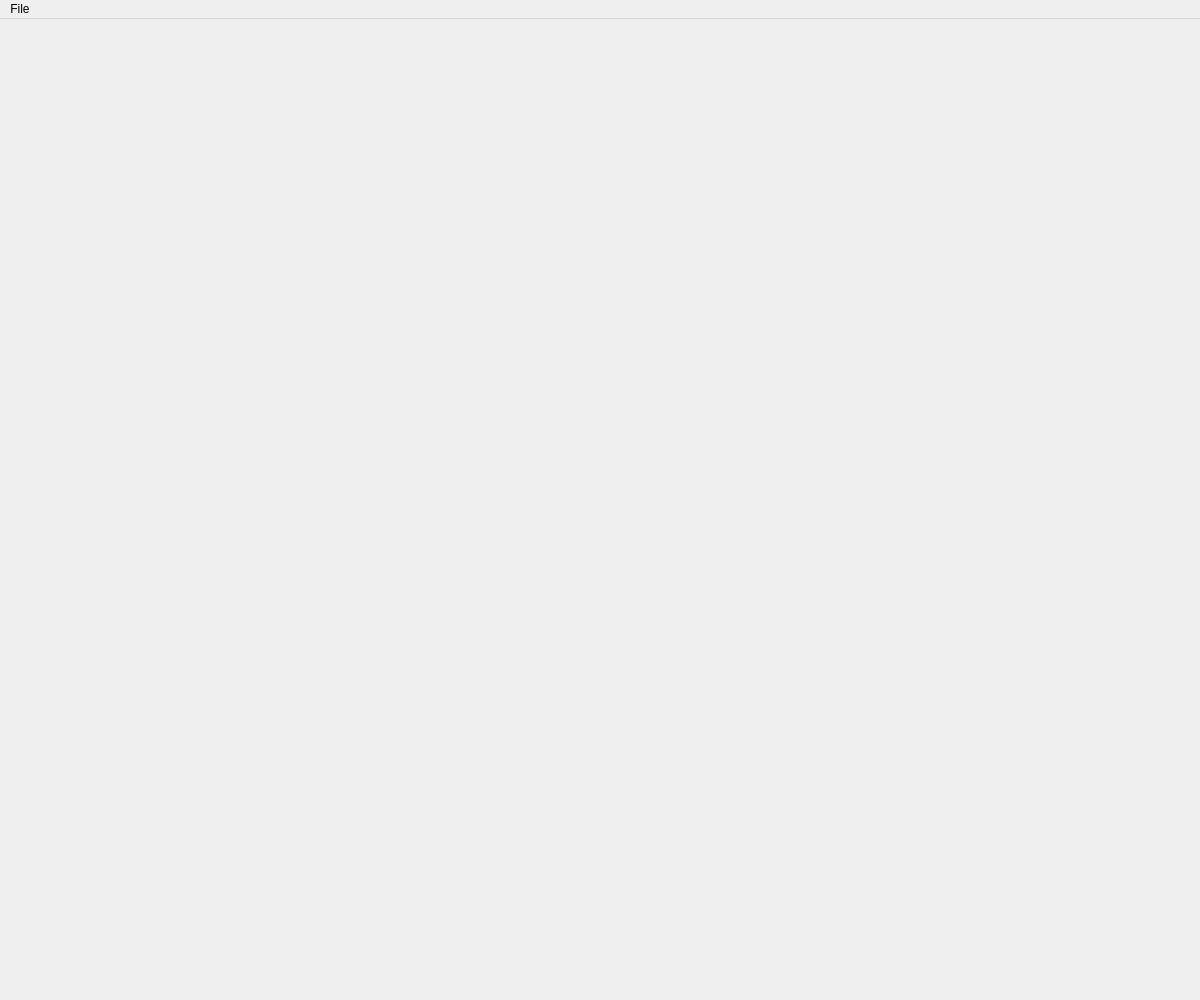
<?xml version="1.0" encoding="UTF-8"?>
<ui version="4.0">
 <class>Assets</class>
 <widget class="QMainWindow" name="Assets">
  <property name="geometry">
   <rect>
    <x>0</x>
    <y>0</y>
    <width>1200</width>
    <height>1000</height>
   </rect>
  </property>
  <property name="minimumSize">
   <size>
    <width>420</width>
    <height>300</height>
   </size>
  </property>
  <property name="windowTitle">
   <string>Implicit Terrain</string>
  </property>
  <widget class="QWidget" name="centralwidget">
   <layout class="QHBoxLayout">
    <property name="spacing">
     <number>0</number>
    </property>
    <property name="leftMargin">
     <number>0</number>
    </property>
    <property name="topMargin">
     <number>0</number>
    </property>
    <property name="rightMargin">
     <number>0</number>
    </property>
    <property name="bottomMargin">
     <number>0</number>
    </property>
   </layout>
  </widget>
  <widget class="QMenuBar" name="menubar">
   <property name="geometry">
    <rect>
     <x>0</x>
     <y>0</y>
     <width>1200</width>
     <height>22</height>
    </rect>
   </property>
   <widget class="QMenu" name="menuFile">
    <property name="title">
     <string>File</string>
    </property>
   </widget>
   <addaction name="menuFile"/>
  </widget>
  <action name="actionExit">
   <property name="text">
    <string>Exit</string>
   </property>
   <property name="shortcut">
    <string>Esc</string>
   </property>
  </action>
  <action name="actionNew_Scene">
   <property name="text">
    <string>New Scene</string>
   </property>
  </action>
  <action name="actionExport_obj">
   <property name="text">
    <string>OBJ File (.obj)</string>
   </property>
  </action>
  <action name="actionExport_ma">
   <property name="text">
    <string>Maya File (.ma)</string>
   </property>
  </action>
  <action name="actionLoad_ma">
   <property name="text">
    <string>Load</string>
   </property>
  </action>
  <action name="actionGL">
   <property name="text">
    <string>GL</string>
   </property>
  </action>
  <action name="actionVectorized">
   <property name="text">
    <string>Vectorized</string>
   </property>
  </action>
  <action name="actionExport_svg">
   <property name="text">
    <string>SVG File (.svg)</string>
   </property>
  </action>
  <action name="actionSphere_Tracing_png">
   <property name="text">
    <string>Sphere Tracing (.png)</string>
   </property>
  </action>
 </widget>
 <resources/>
 <connections/>
</ui>
